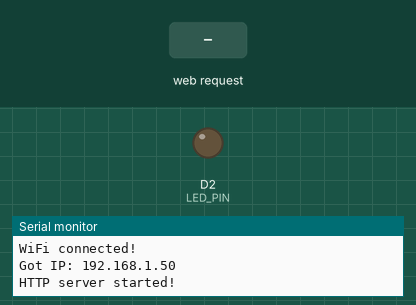
Simulated run of this sketch. Board: Arduino Uno R4 WiFi. On the bench: output pins drawn as LEDs (lit = HIGH), the last lines printed to the serial monitor. Inputs (shaded band) come from the test bench. WiFi joins after 1.5 s; servers stay silent unless stated.

Above: at 2.7 s.
2.8 s: HTTP request GET /led-on received
At 3.5 s:
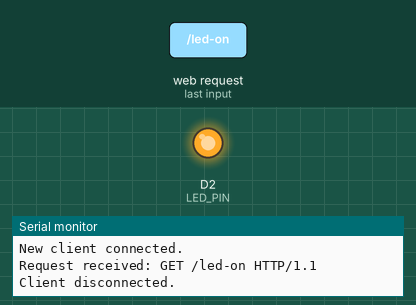
4.3 s: HTTP request GET /led-off received
At 4.7 s:
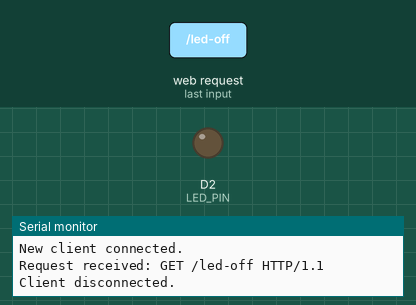
Timing chart, 0 to 7.3 s (numbered marks = the images above; inputs shaded):
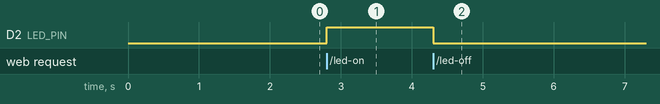

The sketch:

H2Climate_test_server_uno_r4.ino
```cpp
#include <WiFiS3.h>

#define WIFI_SSID "DEV"
#define WIFI_PASS "Kaffe10ko"
#define SERVER_PORT 80
#define LED_PIN 2

WiFiServer server(SERVER_PORT);
bool LedStatus = LOW;

void setup() {
  Serial.begin(9600);
  pinMode(LED_PIN, OUTPUT);

  Serial.println("Connecting to WiFi...");
  WiFi.begin(WIFI_SSID, WIFI_PASS);

  int timeout = 30;
  while (WiFi.status() != WL_CONNECTED && timeout > 0) {
    delay(1000);
    Serial.print(".");
    timeout--;
  }

  if (WiFi.status() == WL_CONNECTED) {
    Serial.println("\nWiFi connected!");
    Serial.print("Got IP: ");
    Serial.println(WiFi.localIP());
    server.begin();
    Serial.println("HTTP server started!");
  } else {
    Serial.println("\nFailed to connect to WiFi.");
  }
}

void loop() {
  WiFiClient client = server.available();
  if (client) {
    Serial.println("New client connected.");
    String request = "";
    while (client.available()) {
      char c = client.read();
      request += c;
      if (c == '\n') break;  // End of request line
    }

    Serial.println("Request received: " + request);

    // Handle LED Control
    if (request.indexOf("GET /led-on") != -1) {
      LedStatus = HIGH;
    } else if (request.indexOf("GET /led-off") != -1) {
      LedStatus = LOW;
    }
    digitalWrite(LED_PIN, LedStatus);

    // Send HTTP Response
    client.println("HTTP/1.1 200 OK");
    client.println("Content-Type: text/html");
    client.println("Connection: close");
    client.println();
    client.println(SendHTML(LedStatus));

    client.stop();
    Serial.println("Client disconnected.");
  }
}

String SendHTML(uint8_t ledstat) {
  String html = "<!DOCTYPE html><html><head><title>LED Control</title>";
  html += "<meta name='viewport' content='width=device-width, initial-scale=1.0'></head><body>";
  html += "<h1>Arduino UNO R4 Web Server</h1><h3>WiFi LED Control</h3>";

  if (ledstat) {
    html += "<p>LED Status: ON</p><a href='/led-off'><button>Turn OFF</button></a>";
  } else {
    html += "<p>LED Status: OFF</p><a href='/led-on'><button>Turn ON</button></a>";
  }

  html += "</body></html>";
  return html;
}
```

Measured:
- after the input at 2.8 s, D2 (LED_PIN): LOW → HIGH at once
- after the input at 4.3 s, D2 (LED_PIN): HIGH → LOW at once
